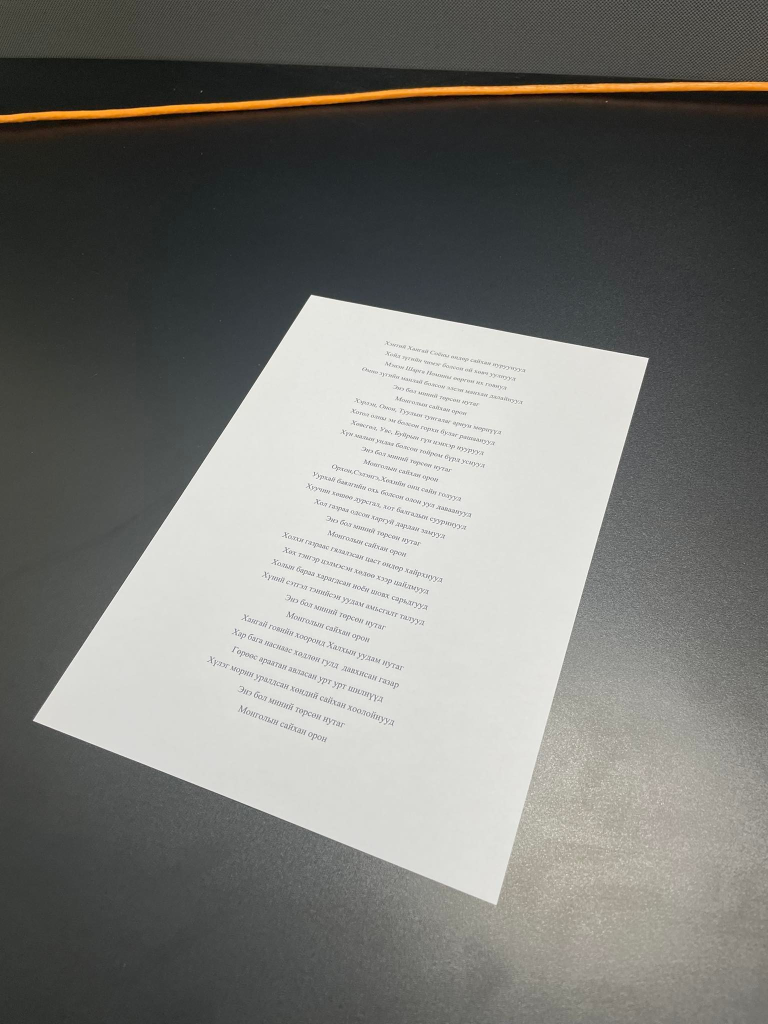
#> input picture minii_nutag2.jpg, 1536 x 2048 px (shown at 1/2 size)
$ jupyter execute --allow-errors lab23.ipynb   (shell and % lines are left out)
#> lines starting #> are read from the running program, lines starting #| are printed output that depends on the picture; after the words box and inside, x2 and y2 are one past the last pixel; in counts of white or black regions, pixels touching at a corner belong together
# OCR Optic Character Recognition
Буюу зурагнаас дүрс илрүүлэх аргууд энэхүү сэдвийн доор хамаарагддаг бөгөөд энэхүү лабораторын ажилаар бидний амьдралд өдөр тутамд хэрэглэгддэг асуудал болох баримт бичгийн зурагнаас текст олборлох даалгаврыг зурагын боловсруулалтын "Image Acquisition" ашиглан шийдвэрлэх болно.

# Хүрэх үр дүн
1. Математикийн ойлголтыг дүрс боловсруулалтад хэрэглэх; A
2. Зургийн боловсруулалтын хэрэгсэлүүдийг онцлог домайнд хэрхэн хэрэгжүүлэх ойлголт авах, тайлбарлах B
3. Практик асуудлыг шийдвэрлэхийн тулд алгоритмыг төлөвлөх, хэрэгжүүлэх замаар дүрс боловсруулалтын мэдлэгийг харуулах I
4. Дүрс боловсруулалтын чиглэлээр хийгдэж байгаа шинэ судалгааны ажлуудтай танилцах, мэдэх J
5. Зураг боловсруулах сантай ажиллан зураг боловсруулах чадвартай болно A
7. Бие даан туршилт судалгаан дээр суурилсан өгүүлэл бичих ба үр дүн гарган
авна. J

[Tesseract github](https://github.com/tesseract-ocr/tesseract)

[cell 1]
# libraries
import cv2
from matplotlib import pyplot as plt
import pytesseract
import numpy as np

[cell 2]
# util
config = ('-l mon — oem 3 — psm 3')

kernel = np.array([[0, -1, 0],
                   [-1, 5, -1],
                   [0, -1, 0]])

[cell 3]
# minii nutag image 2
def img2():
    img = cv2.imread('minii_nutag2.jpg')
#> img is the input picture: shape (2048, 1536, 3); mean B, G, R 117.1, 121.4, 121.3
    gray = cv2.cvtColor(img, cv2.COLOR_BGR2GRAY)
    noise = cv2.medianBlur(gray, 7)

    thresh = cv2.threshold(noise, 200, 255, 0)[1]
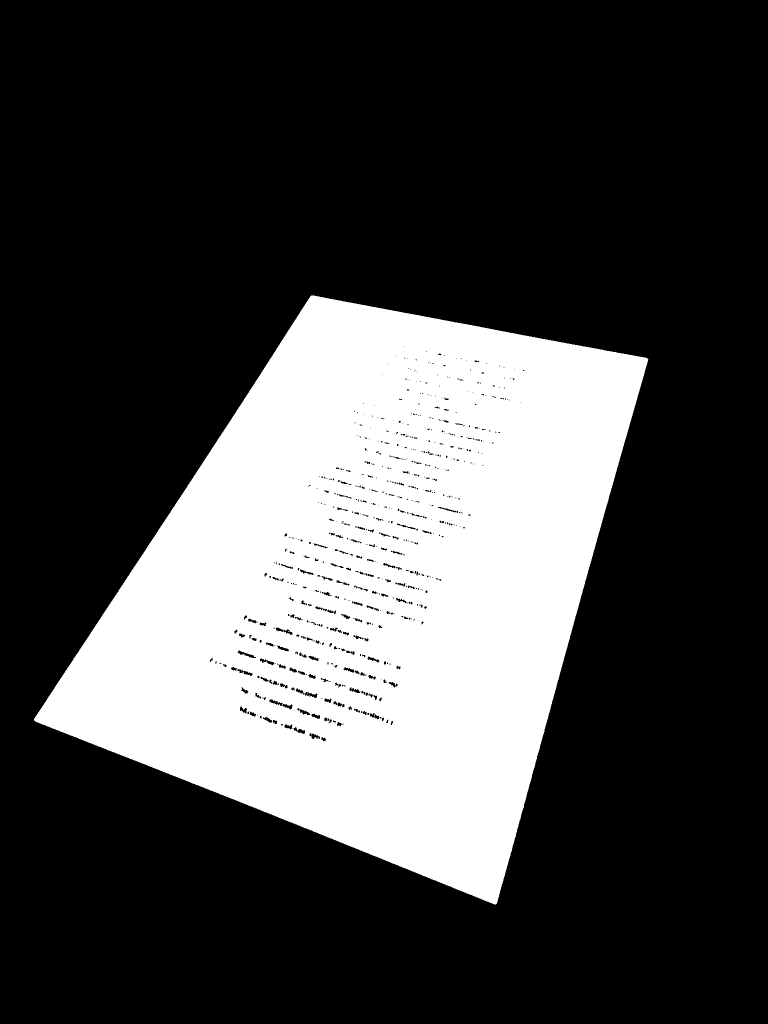
#> thresh: shape (2048, 1536) (shown at 1/2 size); 27.6% white; 6 white regions (5 under 20 px), largest, box (x1, y1, x2, y2) and area: (68, 591, 1297, 1809) 869645
    edged = cv2.Canny(thresh, 1500, 100)
#> edged: shape (2048, 1536); 0.39% white in thin lines or dots, all inside (x1, y1, x2, y2) = (67, 590, 1297, 1809)
    contours, hierarchy = cv2.findContours(edged, cv2.RETR_EXTERNAL, cv2.CHAIN_APPROX_SIMPLE)
#> contours = 1 contour; box (x1, y1, x2, y2) and area: (67, 590, 1297, 1809) 881672

    perim = cv2.arcLength(contours[0], True)
#> perim = 4100.3
    # setting the precision
    epsilon = 0.02 * perim
#> epsilon = 82.01

    approxCorners = cv2.approxPolyDP(contours[0], epsilon, True)
#> approxCorners = [[623, 590], [67, 1439], [992, 1808], [1296, 718]]
    corners = np.array(approxCorners).reshape(4, 2)
#> corners = [[623, 590], [67, 1439], [992, 1808], [1296, 718]]
    print(corners.shape)
#| (4, 2)

    for point in corners:
        cv2.circle(img, (point[0], point[1]), 30, (0, 0, 255), -1)
#> this loop made 4 passes
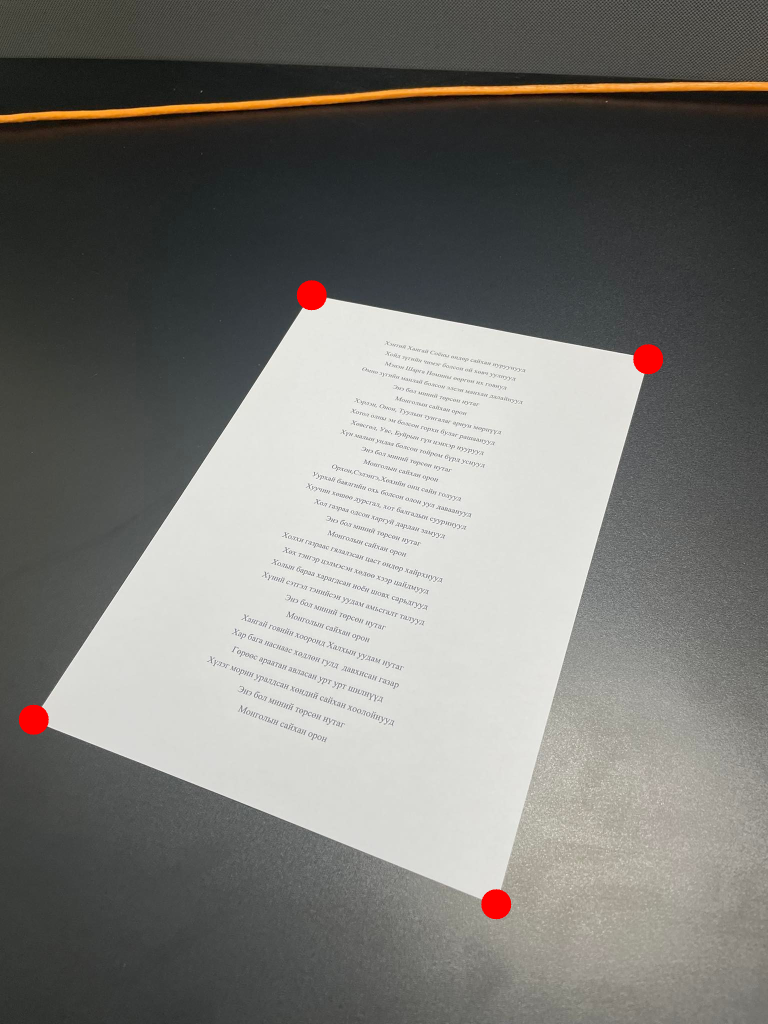
#> img: shape (2048, 1536, 3) (shown at 1/2 size); 0.36% of pixels changed, all inside (x1, y1, x2, y2) = (37, 560, 1327, 1839)

    wrapped_img = np.zeros((img.shape[1], img.shape[0], 3))

    print(wrapped_img.shape)
#| (1536, 2048, 3)
    dst = np.float32(np.array(
        [[0, 0], [wrapped_img.shape[0], 0], [0, wrapped_img.shape[1]], [wrapped_img.shape[0], wrapped_img.shape[1]]]))
    src = np.array([corners[0], corners[3], corners[1], corners[2]])
#> src = [[623, 590], [1296, 718], [67, 1439], [992, 1808]]
    src = np.float32(src)

    matrix = cv2.getPerspectiveTransform(src, dst)
#> matrix = [[3.81, 2.5, -3845.6], [-0.982, 5.16, -2434.5], [0.000139, 0.000971, 1]]
    result = cv2.warpPerspective(img, matrix, (wrapped_img.shape[0], wrapped_img.shape[1]))

    image_sharp = cv2.filter2D(src=result, ddepth=-1, kernel=kernel)

    text = pytesseract.image_to_string(image_sharp, config=config)
    print("TEXT: " + text)
    return text

[cell 4]
# minii nutag advanced
def advImg():
    img = cv2.imread('minii_nutag_advanced.jpg')
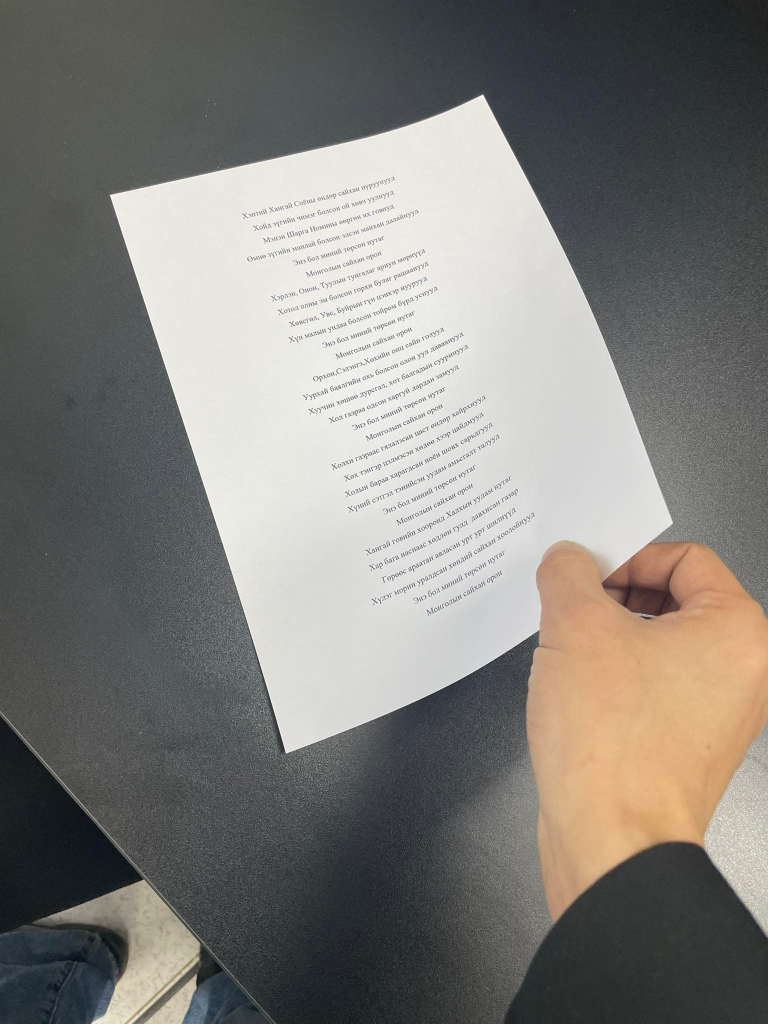
#> input picture minii_nutag_advanced.jpg, 1536 x 2048 px (shown at 1/2 size)
#> img is the input picture: shape (2048, 1536, 3); mean B, G, R 121.8, 126.1, 128.3

    gray = cv2.cvtColor(img, cv2.COLOR_BGR2GRAY)
    noise = cv2.medianBlur(gray, 37)

    thresh = cv2.threshold(noise, 204, 255, 0)[1]
#> thresh: shape (2048, 1536); 28.1% white; 2 white regions, box (x1, y1, x2, y2) and area: (226, 197, 1341, 1501) 881536, (190, 1979, 295, 2048) 3439
    edged = cv2.Canny(thresh, 1500, 100)
#> edged: shape (2048, 1536); 0.13% white in thin lines or dots, all inside (x1, y1, x2, y2) = (190, 196, 1341, 2048)
    contours, hierarchy = cv2.findContours(edged, cv2.RETR_EXTERNAL, cv2.CHAIN_APPROX_SIMPLE)
#> contours = 2 contours; box (x1, y1, x2, y2) and area: (225, 196, 1341, 1501) 881844, (190, 1978, 295, 2048) 62

    perim = cv2.arcLength(contours[1], True)
#> perim = 4155.6
    # setting the precision
    epsilon = 0.02 * perim
#> epsilon = 83.11

    approxCorners = cv2.approxPolyDP(contours[1], epsilon, True)
#> approxCorners = [[958, 196], [225, 404], [585, 1500], [1339, 1044]]
    corners = np.array(approxCorners).reshape(4, 2)
#> corners has the same summary as approxCorners

    print(corners.shape)
#| (4, 2)
    for point in corners:
        cv2.circle(img, (point[0], point[1]), 30, (0, 0, 255), -1)
#> this loop made 4 passes
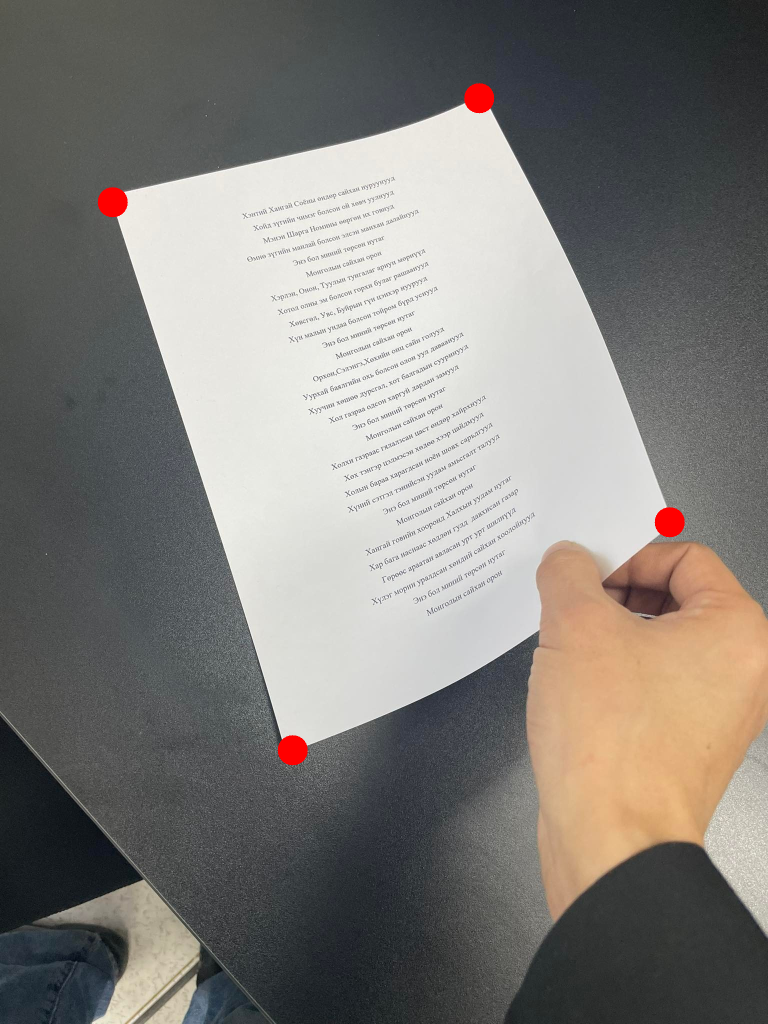
#> img: shape (2048, 1536, 3) (shown at 1/2 size); 0.36% of pixels changed, all inside (x1, y1, x2, y2) = (195, 166, 1370, 1531)

    wrapped_img = np.zeros((img.shape[1], img.shape[0], 3))

    print(wrapped_img.shape)
#| (1536, 2048, 3)
    dst = np.float32(np.array(
        [[0, 0], [wrapped_img.shape[0], 0], [0, wrapped_img.shape[1]], [wrapped_img.shape[0], wrapped_img.shape[1]]]))
    src = np.array([corners[1], corners[0], corners[2], corners[3]])
#> src = [[225, 404], [958, 196], [585, 1500], [1339, 1044]]
    src = np.float32(src)

    matrix = cv2.getPerspectiveTransform(src, dst)
#> matrix = [[1.64, -0.539, -151.6], [0.587, 2.07, -968.4], [-0.000194, 0.000216, 1]]
    result = cv2.warpPerspective(img, matrix, (wrapped_img.shape[0], wrapped_img.shape[1]))
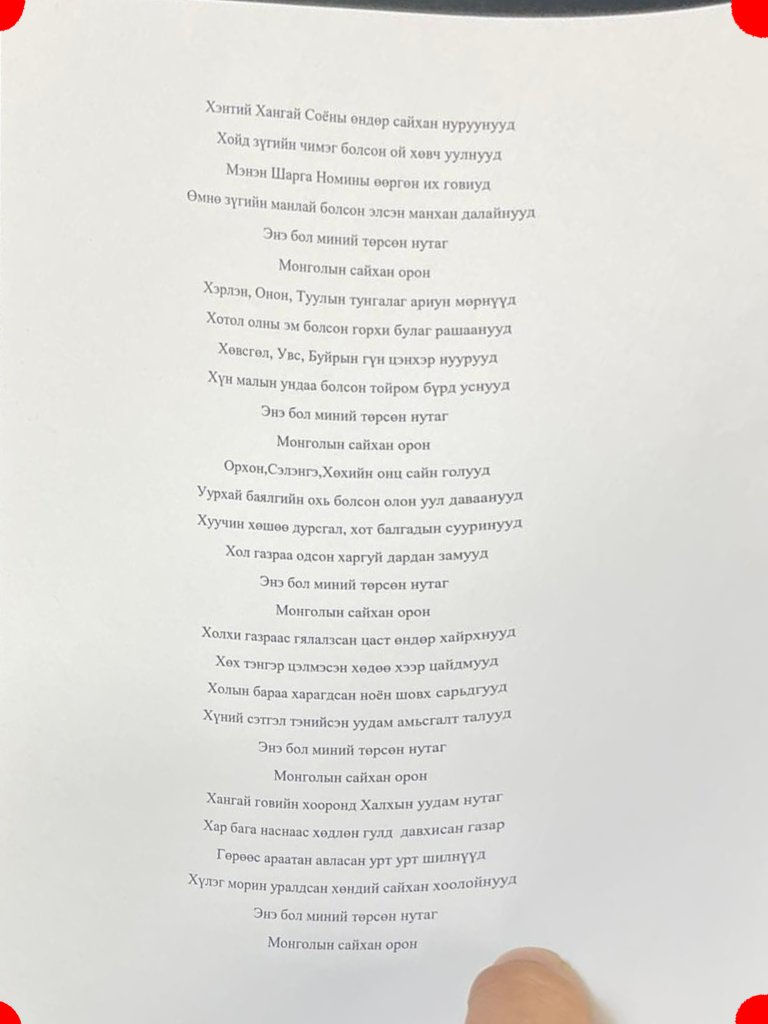
#> result: shape (2048, 1536, 3) (shown at 1/2 size); mean B, G, R 217.6, 221.5, 223.1

    image_sharp = cv2.filter2D(src=result, ddepth=-1, kernel=kernel)

    text = pytesseract.image_to_string(image_sharp, config=config)
    print("TEXT: " + text)
    return text
